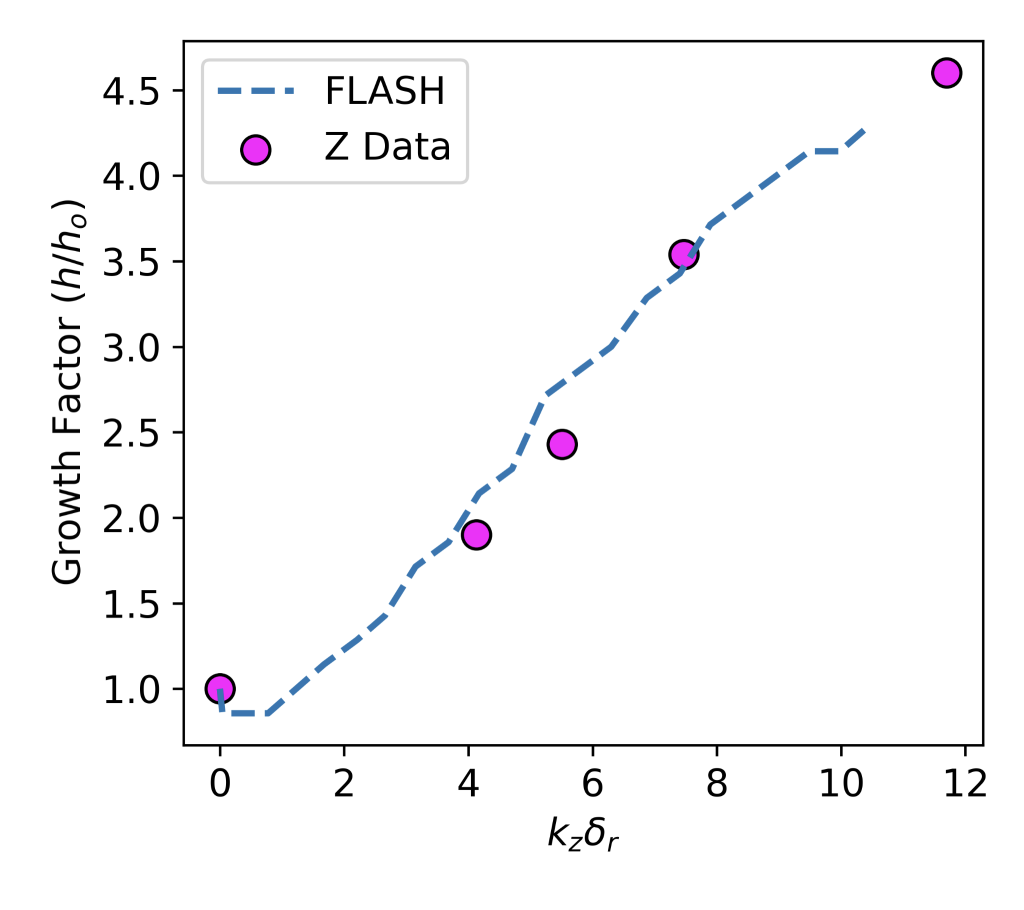
#> input picture tst/test_suite/verification/ground_truth/digitization_review/figures/knapp_rm_growth_rate.png, 2048 x 1819 px (shown at 1/2 size); its folder holds 8 pictures in this run
$ python digitize_v2.py
#> lines starting #> are read from the running program, lines starting #| are printed output that depends on the picture; after the words box and inside, x2 and y2 are one past the last pixel; in counts of white or black regions, pixels touching at a corner belong together
#!/usr/bin/env python3
"""v2: cull spurious points flagged by vision QC; tighten shock + B4 masks.
Outputs cleaned extracted_points_v2.json + clean verification plots (extracted
points on labeled axes) + refreshed overlays for B3-shock and B4."""
import json, numpy as np, os
from PIL import Image
import matplotlib; matplotlib.use("Agg")
import matplotlib.pyplot as plt
from scipy import ndimage
FIGDIR="figures"; OUT="extracted"; os.makedirs(OUT,exist_ok=True)
def load(fn): return np.asarray(Image.open(os.path.join(FIGDIR,fn)).convert("RGB")).astype(int)
#> called with fn = 'knapp_rm_growth_rate.png'
def lin(px,p0,v0,p1,v1): return v0+(px-p0)*(v1-v0)/(p1-p0)
def clusters(mask,min_size=6):
#> called with min_size = 20
    lab,n=ndimage.label(mask); out=[]
#> after `lab, n = ndimage.label(mask)`: lab: shape (1819, 2048) int32; 7 distinct labels, from 0 to 6
#> after `lab, n = ndimage.label(mask)`: n = 6
#> after `lab, n = ndimage.label(mask)`:
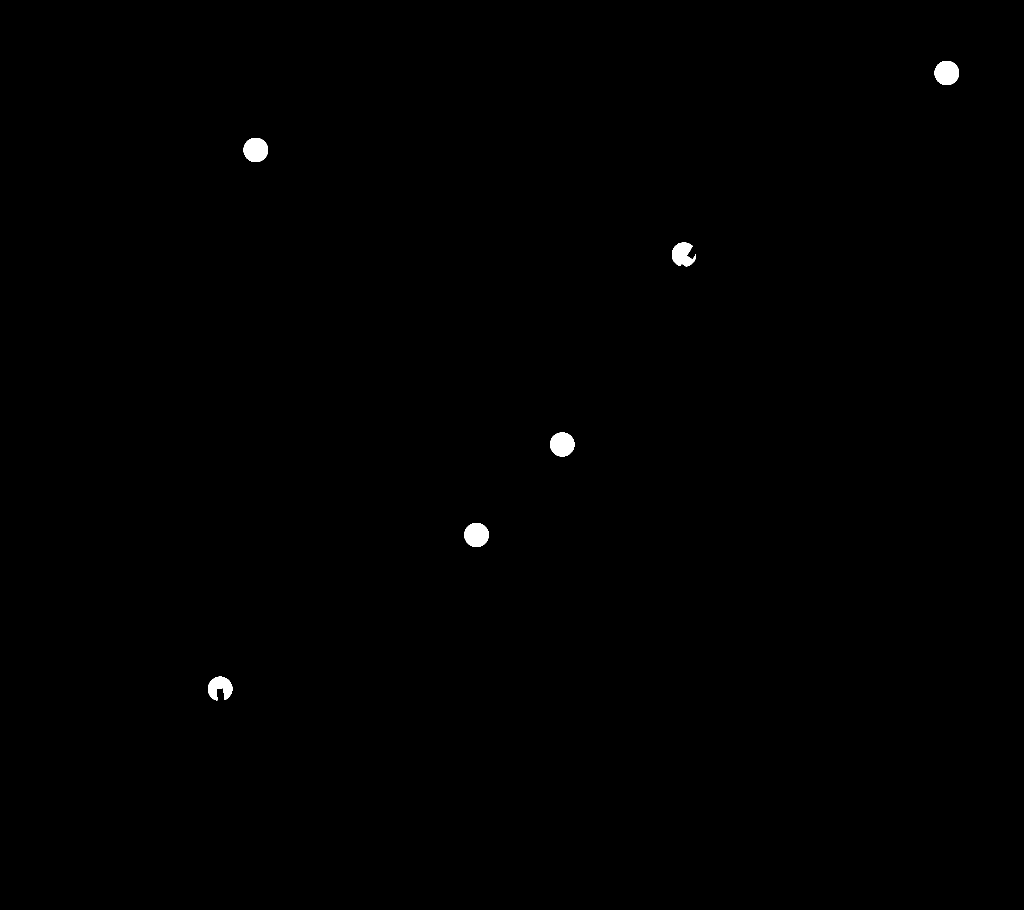
#> mask: shape (1819, 2048) bool (shown at 1/2 size); 0.29% white; 6 white regions, box (x1, y1, x2, y2) and area: (487, 276, 536, 324) 1886, (1869, 122, 1918, 170) 1884, (929, 1046, 978, 1094) 1867, (1100, 865, 1149, 913) 1866, (1344, 485, 1392, 533) 1578, (416, 1353, 465, 1401) 1549
    for i in range(1,n+1):
        ys,xs=np.where(lab==i)
        if len(xs)>=min_size: out.append((xs.mean(),ys.mean(),len(xs),xs.min(),xs.max(),ys.min(),ys.max()))
#> after the loop, out = 6 items
    return out
R={}

# A) B3 growth: magenta circles. Cull the spurious low-x/high-y blob (legend/overlap).
fn="knapp_rm_growth_rate.png"; img=load(fn)
X=lambda px:lin(px,357.5,0.0,1971.7,10.0); Y=lambda py:lin(py,295.9,4.5,1461.0,1.0)
cl=clusters((np.abs(img-np.array([255,0,255])).sum(2)<120),20)
#> cl = 6 items
pts=sorted([(X(cx),Y(cy)) for cx,cy,*_ in cl])
#> pts = [(0.509, 1.26), (0.951, 4.49), (3.69, 2.18), (4.75, 2.72), (6.24, 3.86), (9.51, 4.95)]
# physical: growth rises with displacement; drop points that violate (x<2 and y>3)
pts=[(x,y) for x,y in pts if not (x<2 and y>3) and 0.7<y<5.2 and -0.5<x<12]
#> pts = [(0.509, 1.26), (3.69, 2.18), (4.75, 2.72), (6.24, 3.86), (9.51, 4.95)]
R["B3_rm_growth_factor"]={"figure":fn,"x_axis":"k_z*delta_r (dimensionless)","y_axis":"growth factor h/h0 (dimensionless)","series":"experiment (magenta 'Z Data')","qc":"GOOD","points":[{"x":round(x,3),"y":round(y,3)} for x,y in pts]}

# D) B1 amplitude: blue '+', log mm. Cull impossible early high-amp blob.
fn="sinars_mrt_growth_rate.png"; img=load(fn)
#> call 2 of load, with fn = 'sinars_mrt_growth_rate.png'
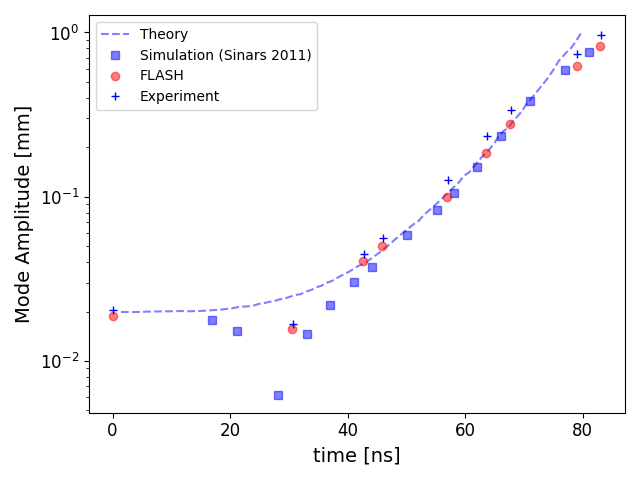
#> input picture tst/test_suite/verification/ground_truth/digitization_review/figures/sinars_mrt_growth_rate.png, 640 x 480 px
X=lambda px:lin(px,99.5,0.0,530.0,60.0)
def Yl(py):return 10**lin(py,28.5,0.0,358.5,-2.0)
r,g,b=img[:,:,0],img[:,:,1],img[:,:,2]
#> r: shape (480, 640) int64; 256 distinct labels, from 0 to 255
#> g: shape (480, 640) int64; 256 distinct labels, from 0 to 255
#> b: shape (480, 640) int64; 256 distinct labels, from 0 to 255
cl=clusters((b>150)&(r<90)&(g<90),8)
#> call 2 of clusters, with min_size = 8
#> in clusters (call 2), `lab, n = ndimage.label(mask)`:
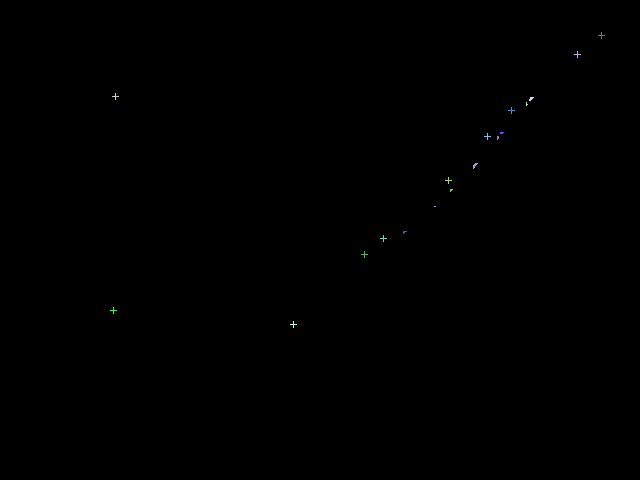
#> lab: shape (480, 640) int32; 19 distinct labels, from 0 to 18; one colour per label, 0 black
#> in clusters (call 2), `lab, n = ndimage.label(mask)`: n = 18
#> in clusters (call 2), `lab, n = ndimage.label(mask)`: mask: shape (480, 640) bool; 0.06% white in thin lines or dots, all inside (x1, y1, x2, y2) = (110, 32, 605, 328)
#> the loop in clusters (call 2), `for i in range(1,n+1):` made 18 passes
#> (ys, xs) on passes 4, 5, 7, 9, 12, 13: ([97, 97, 97, 97, 98, 98, 98, 99, 99, 99, 100, 100], [530, 531, 532, 533, 530, 531, 532, 529, 530, 531, 529, 530]), ([102, 103, 104, 104, 105], [526, 526, 526, 527, 526]), ([132, 132, 132, 132, 133, 133, 133], [500, 501, 502, 503, 500, 501, 502]), ([136, 136, 137, 137, 138, 138, 139], [497, 498, 497, 498, 497, 498, 497]), ([189, 189, 189, 190, 190, 191], [450, 451, 452, 450, 451, 450]), ([206, 206], [434, 435])
#> ys on passes 1 to 3: [32, 33, 34, 35, 35, 35, 35, 35, 35, 35, 36, 37, 38], [51, 52, 53, 54, 54, 54, 54, 54, 54, 54, 55, 56, 57], [93, 94, 95, 96, 96, 96, 96, 96, 96, 96, 97, 98, 99]
#> after the loop in clusters (call 2), `for i in range(1,n+1):`: out = 12 items, first 6: (601, 35, 13, 598, 604, 32, 38), (577, 54, 13, 574, 580, 51, 57), (115, 96, 13, 112, 118, 93, 99), (530.7, 98.25, 12, 529, 533, 97, 100), (511, 110, 13, 508, 514, 107, 113), (487, 136, 13, 484, 490, 133, 139)
#> cl has the same summary as out in clusters
pts=sorted([(X(cx),Yl(cy)) for cx,cy,*_ in cl])
#> pts = [(1.88, 0.0197), (2.16, 0.39), (26.97, 0.0162), (36.86, 0.043), (39.51, 0.0537), (48.57, 0.121), (52.25, 0.149), (54.01, 0.223), (57.35, 0.321), (60.09, 0.378), (66.55, 0.701), (69.9, 0.913)]
pts=[(x,y) for x,y in pts if -2<x<90 and 1e-3<y<3 and not (x<10 and y>0.1)]
#> pts = [(1.88, 0.0197), (26.97, 0.0162), (36.86, 0.043), (39.51, 0.0537), (48.57, 0.121), (52.25, 0.149), (54.01, 0.223), (57.35, 0.321), (60.09, 0.378), (66.55, 0.701), (69.9, 0.913)]
R["B1_single_mode_amplitude"]={"figure":fn,"x_axis":"time (ns)","y_axis":"mode amplitude (mm, log)","series":"experiment (blue '+')","qc":"GOOD","points":[{"t_ns":round(x,2),"amp_mm":round(y,4)} for x,y in pts]}

# E) B5 BR: red circles. (clean already)
fn="z2977_rb.png"; img=load(fn)
#> call 3 of load, with fn = 'z2977_rb.png'
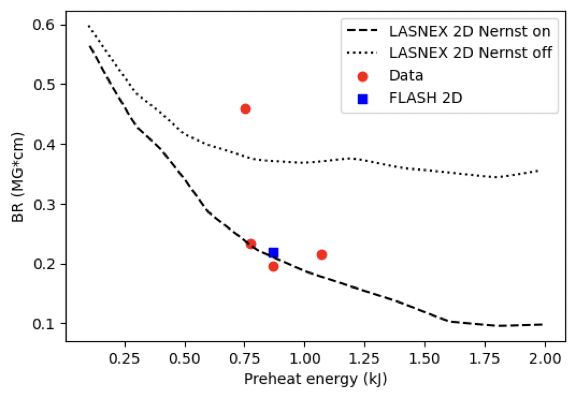
#> input picture tst/test_suite/verification/ground_truth/digitization_review/figures/z2977_rb.png, 576 x 398 px
X=lambda px:lin(px,74.5,0.25,512.4,1.75); Y=lambda py:lin(py,22.4,0.6,323.0,0.1)
r,g,b=img[:,:,0],img[:,:,1],img[:,:,2]
#> r: shape (398, 576) int64; 256 distinct labels, from 0 to 255
#> g: shape (398, 576) int64; 256 distinct labels, from 0 to 255
#> b: shape (398, 576) int64; 256 distinct labels, from 0 to 255
cl=clusters((r>150)&(g<90)&(b<90),12)
#> in clusters (call 3), `lab, n = ndimage.label(mask)`: lab: shape (398, 576) int32; 6 distinct labels, from 0 to 5
#> in clusters (call 3), `lab, n = ndimage.label(mask)`: mask: shape (398, 576) bool; 0.16% white; 5 white regions, box (x1, y1, x2, y2) and area: (241, 104, 250, 114) 78, (317, 250, 327, 260) 78, (358, 72, 367, 81) 69, (269, 262, 278, 271) 69, (246, 239, 256, 249) 68
#> cl = [(362, 76, 69, 358, 366, 72, 80), (245, 108.5, 78, 241, 249, 104, 113), (250.7, 243.6, 68, 246, 255, 239, 248), (321.3, 254.2, 78, 317, 326, 250, 259), (273, 266, 69, 269, 277, 262, 270)]
pts=sorted([(X(cx),Y(cy)) for cx,cy,*_ in cl])
#> pts = [(0.834, 0.457), (0.854, 0.232), (0.93, 0.195), (1.1, 0.214), (1.23, 0.511)]
pts=[(x,y) for x,y in pts if 0.0<x<2.2 and 0.05<y<0.7]
R["B5_BR_vs_preheat"]={"figure":fn,"x_axis":"laser preheat energy (kJ)","y_axis":"BR (MG*cm)","series":"experiment (red 'Data')","qc":"GOOD","points":[{"preheat_kJ":round(x,3),"BR_MGcm":round(y,3)} for x,y in pts]}

# B) B3 trajectory liner (blue solid) -- clean; shock (green) -- per-column median + outlier cull
fn="knapp_rm_r_vs_t.png"; img=load(fn)
#> call 4 of load, with fn = 'knapp_rm_r_vs_t.png'
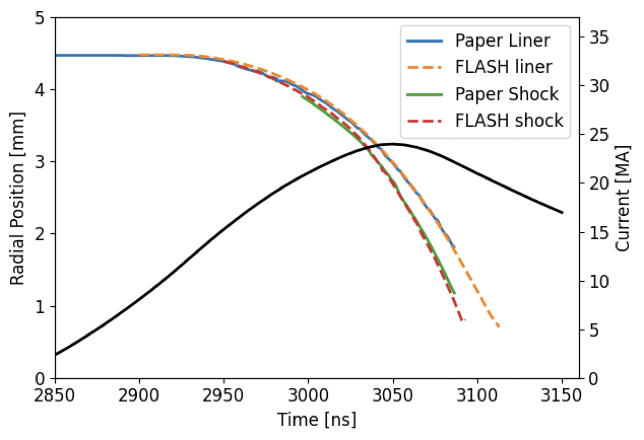
#> input picture tst/test_suite/verification/ground_truth/digitization_review/figures/knapp_rm_r_vs_t.png, 644 x 440 px
Xt=lambda px:lin(px,83.4,2850.0,626.2,3150.0); Yr=lambda py:lin(py,44.5,5.0,276.7,1.0)
r,g,b=img[:,:,0],img[:,:,1],img[:,:,2]
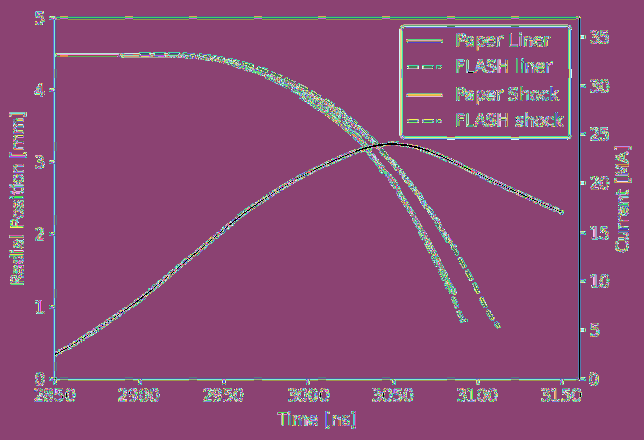
#> r: shape (440, 644) int64; 256 distinct labels, from 0 to 255; one colour per label, 0 black
#> g: shape (440, 644) int64; 256 distinct labels, from 0 to 255
#> b: shape (440, 644) int64; 256 distinct labels, from 0 to 255
def trace_median(mask,xmin_px=84,xmax_px=626):
#> called with xmin_px = 84, xmax_px = 626
    cols={}; ys,xs=np.where(mask)
#> after `ys, xs = np.where(mask)`: ys = 259 values from 54 to 244; xs = 259 values, max 451 at index 255, min 56 at index 0, mean 241.6
#> after `ys, xs = np.where(mask)`: mask: shape (440, 644) bool; 0.09% white in thin lines or dots, all inside (x1, y1, x2, y2) = (56, 54, 452, 245)
    for x,y in zip(xs,ys):
        if xmin_px<=x<=xmax_px: cols.setdefault(x,[]).append(y)
#> this loop made 259 passes
#> (x, y) on passes 1 to 3: (56, 54), (56, 55), (57, 55)
#> after the loop, cols = 193 items
    out=[]
    for x in sorted(cols):
        v=cols[x]
        if len(v)>=2:  # require >=2 px to reject single-px green antialias
            out.append((Xt(x),Yr(np.median(v))))
#> this loop made 193 passes
#> x on passes 1 to 3: 84, 85, 86
#> after the loop, out = 31 pairs, first value 2934.9 to 3053.2, second value 1.58 to 4.64
    return out
liner=trace_median((b>120)&(r<90)&(g<120))
#> liner has the same summary as out in trace_median
# shock: stricter green, and physical radius window 0<r<5; then sort + downsample
shock_raw=trace_median((g>120)&(r<100)&(b<100))
#> call 2 of trace_median, with xmin_px = 84, xmax_px = 626
#> in trace_median (call 2), `ys, xs = np.where(mask)`: ys = 363 values from 94 to 293; xs = 363 values, max 454 at index 358, min 302 at index 70, mean 395.2
#> in trace_median (call 2), `ys, xs = np.where(mask)`:
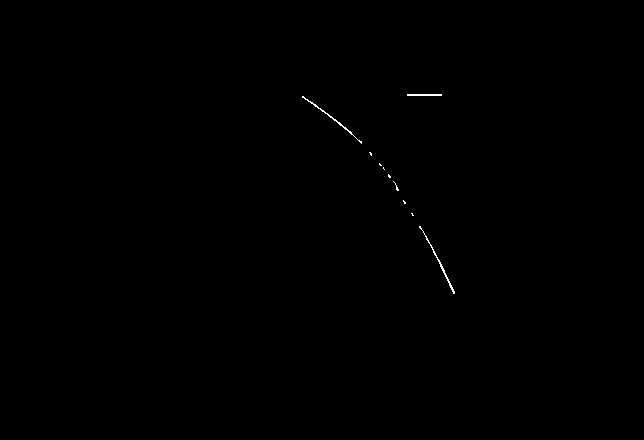
#> mask: shape (440, 644) bool; 0.13% white in thin lines or dots, all inside (x1, y1, x2, y2) = (302, 94, 455, 294)
#> the loop in trace_median (call 2), `for x,y in zip(xs,ys):` made 363 passes
#> (x, y) on passes 1 to 3: (407, 94), (408, 94), (409, 94)
#> after the loop in trace_median (call 2), `for x,y in zip(xs,ys):`: cols = 128 items
#> the loop in trace_median (call 2), `for x in sorted(cols):` made 128 passes
#> v on passes 1 to 12: [96, 97], [96, 97], [97, 98], [98, 99], [99], [99, 100], [100, 101], [101], [101, 102], [102, 103], [102, 103], [103, 104]
#> after the loop in trace_median (call 2), `for x in sorted(cols):`: out = 112 pairs, first value 2970.8 to 3054.8, second value 0.736 to 4.14
#> shock_raw has the same summary as out in trace_median
shock=[(t,rr) for t,rr in shock_raw if 0.0<rr<5.1]
#> shock has the same summary as out in trace_median
def ds(p,n=30):
#> called with n = 30
    if len(p)<=n: return p
    idx=np.linspace(0,len(p)-1,n).astype(int); return [p[i] for i in idx]
#> after `idx = np.linspace(0, len(p) - 1, n).astype(int)`: idx = 30 values from 0 to 30
liner=ds(liner); shock=ds(shock)
#> after `liner = ds(liner)`: liner = 30 pairs, first value 2934.9 to 3053.2, second value 1.58 to 4.64
#> after `shock = ds(shock)`: shock = 30 pairs, first value 2970.8 to 3054.8, second value 0.736 to 4.14
R["B3_trajectory_liner_exp"]={"figure":fn,"x_axis":"time (ns)","y_axis":"inner liner radius (mm)","series":"experiment PDV (blue)","qc":"GOOD","points":[{"t_ns":round(x,1),"r_mm":round(y,3)} for x,y in liner]}
R["B3_trajectory_shock_exp"]={"figure":fn,"x_axis":"time (ns)","y_axis":"shock radius (mm)","series":"experiment PDV (green)","qc":"PARTIAL - green line broken/dashed; physical cull applied","points":[{"t_ns":round(x,1),"r_mm":round(y,3)} for x,y in shock]}

# C) B4 panel(b): isolate gray OPEN circles. Strategy: gray ring pixels = grayish AND
# local (exclude orange/blue). Then keep clusters that look like ring (bbox roughly square, modest size).
#> (the run stopped early here; a loop or call above may not have finished)
